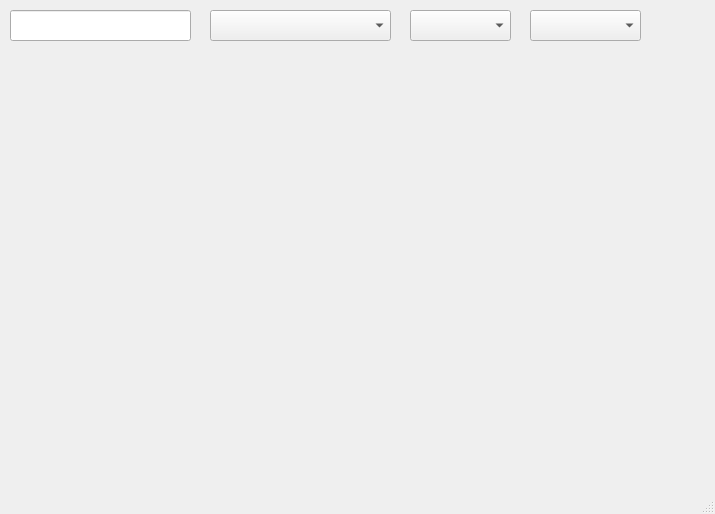
<?xml version="1.0" encoding="UTF-8"?>
<ui version="4.0">
 <class>MainWindow</class>
 <widget class="QMainWindow" name="MainWindow">
  <property name="geometry">
   <rect>
    <x>0</x>
    <y>0</y>
    <width>715</width>
    <height>514</height>
   </rect>
  </property>
  <property name="windowTitle">
   <string>MainWindow</string>
  </property>
  <widget class="QWidget" name="centralwidget">
   <widget class="QStackedWidget" name="stackedWidget_2">
    <property name="geometry">
     <rect>
      <x>0</x>
      <y>0</y>
      <width>701</width>
      <height>51</height>
     </rect>
    </property>
    <property name="currentIndex">
     <number>0</number>
    </property>
    <widget class="QWidget" name="main_page">
     <widget class="QLineEdit" name="q_2">
      <property name="geometry">
       <rect>
        <x>10</x>
        <y>10</y>
        <width>181</width>
        <height>31</height>
       </rect>
      </property>
      <property name="font">
       <font>
        <pointsize>15</pointsize>
       </font>
      </property>
      <property name="text">
       <string/>
      </property>
      <property name="maxLength">
       <number>20</number>
      </property>
      <property name="readOnly">
       <bool>false</bool>
      </property>
     </widget>
     <widget class="QComboBox" name="Option">
      <property name="geometry">
       <rect>
        <x>210</x>
        <y>10</y>
        <width>181</width>
        <height>31</height>
       </rect>
      </property>
      <property name="font">
       <font>
        <pointsize>15</pointsize>
        <weight>75</weight>
        <bold>true</bold>
       </font>
      </property>
      <property name="editable">
       <bool>false</bool>
      </property>
      <property name="currentText">
       <string/>
      </property>
     </widget>
     <widget class="QComboBox" name="Cat">
      <property name="geometry">
       <rect>
        <x>410</x>
        <y>10</y>
        <width>101</width>
        <height>31</height>
       </rect>
      </property>
      <property name="font">
       <font>
        <pointsize>10</pointsize>
       </font>
      </property>
      <property name="editable">
       <bool>false</bool>
      </property>
      <property name="currentText">
       <string/>
      </property>
     </widget>
     <widget class="QComboBox" name="count">
      <property name="geometry">
       <rect>
        <x>530</x>
        <y>10</y>
        <width>111</width>
        <height>31</height>
       </rect>
      </property>
      <property name="editable">
       <bool>false</bool>
      </property>
     </widget>
     <widget class="QLabel" name="label">
      <property name="geometry">
       <rect>
        <x>660</x>
        <y>10</y>
        <width>41</width>
        <height>31</height>
       </rect>
      </property>
      <property name="text">
       <string/>
      </property>
      <property name="pixmap">
       <pixmap>media/Profile.png</pixmap>
      </property>
      <property name="scaledContents">
       <bool>true</bool>
      </property>
     </widget>
    </widget>
    <widget class="QWidget" name="page_2">
     <widget class="QLabel" name="label_2">
      <property name="geometry">
       <rect>
        <x>660</x>
        <y>10</y>
        <width>41</width>
        <height>31</height>
       </rect>
      </property>
      <property name="text">
       <string/>
      </property>
      <property name="pixmap">
       <pixmap>media/Profile.png</pixmap>
      </property>
      <property name="scaledContents">
       <bool>true</bool>
      </property>
     </widget>
     <widget class="QComboBox" name="Option_2">
      <property name="geometry">
       <rect>
        <x>210</x>
        <y>10</y>
        <width>181</width>
        <height>31</height>
       </rect>
      </property>
      <property name="font">
       <font>
        <pointsize>15</pointsize>
        <weight>75</weight>
        <bold>true</bold>
       </font>
      </property>
      <property name="editable">
       <bool>false</bool>
      </property>
      <property name="currentText">
       <string/>
      </property>
     </widget>
     <widget class="QComboBox" name="Language">
      <property name="geometry">
       <rect>
        <x>530</x>
        <y>10</y>
        <width>111</width>
        <height>31</height>
       </rect>
      </property>
      <property name="editable">
       <bool>false</bool>
      </property>
     </widget>
     <widget class="QComboBox" name="Sort_by">
      <property name="geometry">
       <rect>
        <x>410</x>
        <y>10</y>
        <width>101</width>
        <height>31</height>
       </rect>
      </property>
      <property name="font">
       <font>
        <pointsize>10</pointsize>
       </font>
      </property>
      <property name="editable">
       <bool>false</bool>
      </property>
      <property name="currentText">
       <string/>
      </property>
     </widget>
     <widget class="QLineEdit" name="q_3">
      <property name="geometry">
       <rect>
        <x>10</x>
        <y>10</y>
        <width>181</width>
        <height>31</height>
       </rect>
      </property>
      <property name="font">
       <font>
        <pointsize>15</pointsize>
       </font>
      </property>
      <property name="text">
       <string/>
      </property>
      <property name="maxLength">
       <number>20</number>
      </property>
      <property name="readOnly">
       <bool>false</bool>
      </property>
     </widget>
    </widget>
   </widget>
   <widget class="QWidget" name="verticalLayoutWidget">
    <property name="geometry">
     <rect>
      <x>20</x>
      <y>59</y>
      <width>681</width>
      <height>431</height>
     </rect>
    </property>
    <layout class="QVBoxLayout" name="mainlayout"/>
   </widget>
  </widget>
  <widget class="QStatusBar" name="statusbar"/>
 </widget>
 <resources/>
 <connections/>
</ui>
